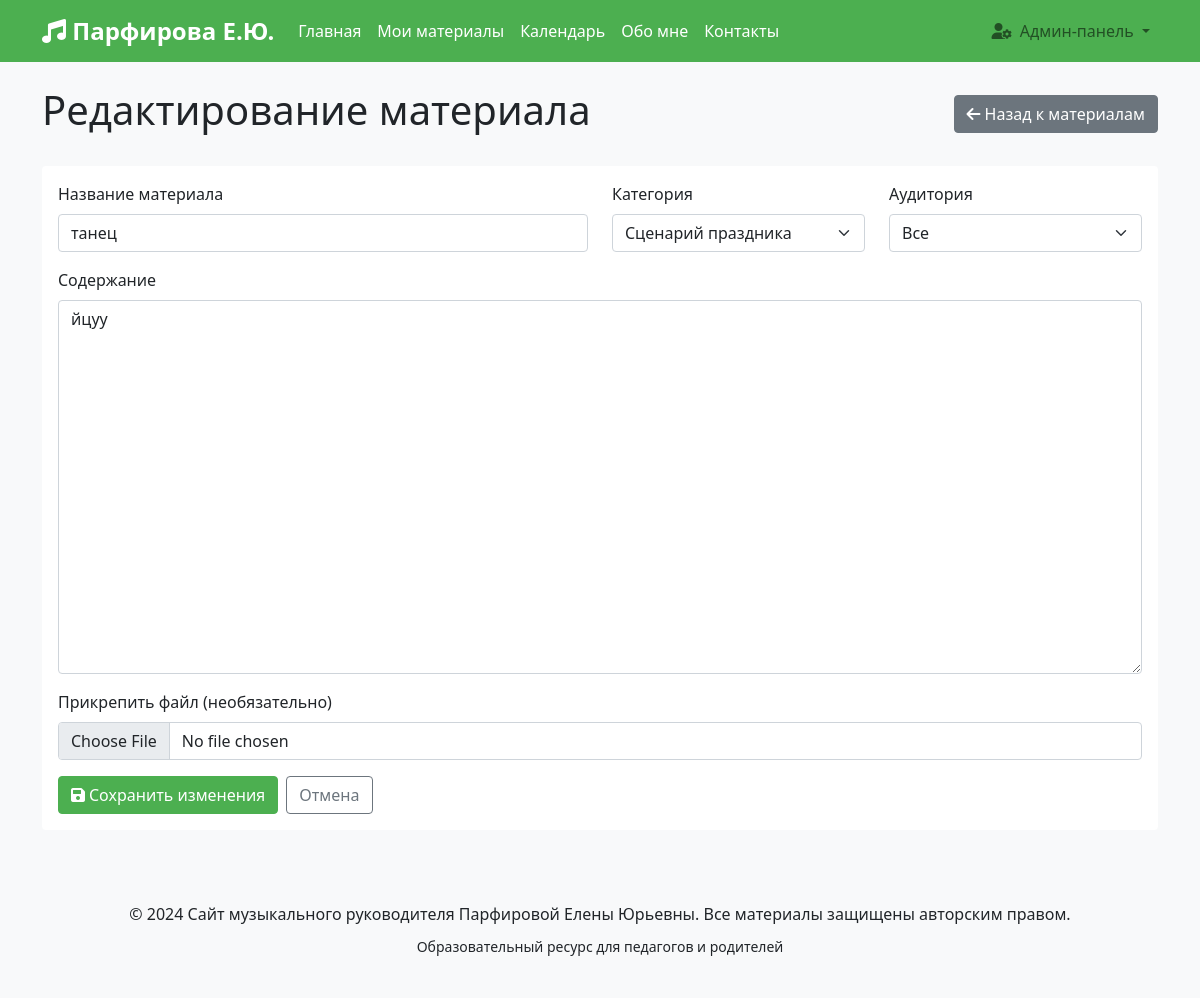
The app's page /admin/material/6/edit (signed in) with its own data.
### models.py (models this page shows)
class Material(db.Model):
    id = db.Column(db.Integer, primary_key=True)
    title = db.Column(db.String(200), nullable=False)
    content = db.Column(db.Text, nullable=False)
    category = db.Column(db.String(50), nullable=False)
    target_audience = db.Column(db.String(50), nullable=False)
    created_date = db.Column(db.DateTime, nullable=False, default=lambda: datetime.now(timezone.utc))
    file_path = db.Column(db.String(300))
    is_published = db.Column(db.Boolean, default=True)

### app.py (the view)
@app.route('/admin/material/<int:material_id>/edit', methods=['GET', 'POST'])
@login_required
def edit_material(material_id):
    material = db.session.get(Material, material_id)
    if not material:
        abort(404)
    form = MaterialForm()
    if form.validate_on_submit():
        material.title = form.title.data
        material.content = form.content.data
        material.category = form.category.data
        material.target_audience = form.target_audience.data
        if form.file.data:
            filename = secure_filename(form.file.data.filename)
            form.file.data.save(os.path.join('static/uploads', filename))
            material.file_path = filename
        db.session.commit()
        flash('Материал успешно обновлен!', 'success')
        return redirect(url_for('admin_materials'))
    elif request.method == 'GET':
        form.title.data = material.title
        form.content.data = material.content
        form.category.data = material.category
        form.target_audience.data = material.target_audience
    return render_template('admin/edit_material.html', form=form, material=material)

### forms.py
class MaterialForm(FlaskForm):
    title = StringField('Название', validators=[DataRequired(), Length(max=200)])
    content = TextAreaField('Содержание', validators=[DataRequired()])
    category = SelectField('Категория', choices=[
        ('consultation', 'Консультация'),
        ('scenario', 'Сценарий праздника'),
        ('methodical', 'Методическая разработка'),
        ('article', 'Статья')
    ], validators=[DataRequired()])
    target_audience = SelectField('Для кого', choices=[
        ('teachers', 'Педагоги'),
        ('parents', 'Родители'),
        ('all', 'Все')
    ], validators=[DataRequired()])
    file = FileField('Файл', validators=[FileAllowed(['pdf', 'doc', 'docx', 'jpg', 'png'], 'Только документы и изображения!')])

### app.py (called while the page is built)
@login_manager.user_loader
def load_user(user_id):
    return db.session.get(User, int(user_id))

### templates/admin/edit_material.html (shortened to what this page needs)
{% extends "base.html" %}
{% block content %}
<div class="container mt-4">
    <div class="d-flex justify-content-between align-items-center mb-4">
        <h1>Редактирование материала</h1>
        <a href="{{ url_for('admin_materials') }}" class="btn btn-secondary">
            <i class="fas fa-arrow-left me-1"></i>Назад к материалам
        </a>
    </div>
    <div class="card">
        <div class="card-body">
            <form method="POST" enctype="multipart/form-data">
                <div class="row">
                    <div class="col-md-6">
                        <div class="mb-3">
                            <label class="form-label">Название материала</label>
                            {{ form.title(class="form-control") }}
                        </div>
                    </div>
                    <div class="col-md-3">
                        <div class="mb-3">
                            <label class="form-label">Категория</label>
                            {{ form.category(class="form-select") }}
                        </div>
                    </div>
                    <div class="col-md-3">
                        <div class="mb-3">
                            <label class="form-label">Аудитория</label>
                            {{ form.target_audience(class="form-select") }}
                        </div>
                    </div>
                </div>
                <div class="mb-3">
                    <label class="form-label">Содержание</label>
                    {{ form.content(class="form-control", rows="15") }}
                </div>
                <div class="mb-3">
                    <label class="form-label">Прикрепить файл (необязательно)</label>
                    {{ form.file(class="form-control") }}
                </div>
                <div class="d-flex gap-2">
                    <button type="submit" class="btn btn-success">
                        <i class="fas fa-save me-1"></i>Сохранить изменения
                    </button>
                    <a href="{{ url_for('admin_materials') }}" class="btn btn-outline-secondary">Отмена</a>
                </div>
            </form>
        </div>
    </div>
</div>
{% endblock %}

### static/css/style.css (style rules this page uses)
:root { --primary-color: #4CAF50; --secondary-color: #FFC107; --accent-color: #2196F3; }
body { font-family: 'Segoe UI', Tahoma, Geneva, Verdana, sans-serif; background-color: #f8f9fa; }
.card { transition: transform 0.3s ease, box-shadow 0.3s ease; border: none; }
.btn-success { background-color: var(--primary-color); border-color: var(--primary-color); }
.card { animation: fadeIn 0.6s ease-out; }

### records on screen
Material: title "танец", category "Сценарий праздника", target_audience "Все", content "йцуу"
